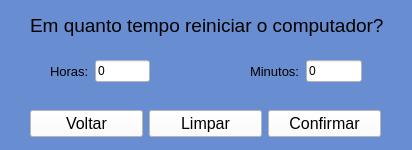
<?xml version="1.0" encoding="UTF-8"?>
<ui version="4.0">
 <class>MainWindow</class>
 <widget class="QMainWindow" name="MainWindow">
  <property name="geometry">
   <rect>
    <x>0</x>
    <y>0</y>
    <width>412</width>
    <height>150</height>
   </rect>
  </property>
  <property name="minimumSize">
   <size>
    <width>412</width>
    <height>150</height>
   </size>
  </property>
  <property name="maximumSize">
   <size>
    <width>412</width>
    <height>150</height>
   </size>
  </property>
  <property name="windowTitle">
   <string>Reiniciamento</string>
  </property>
  <property name="windowIcon">
   <iconset>
    <normaloff>systemshutdown_103390.ico</normaloff>systemshutdown_103390.ico</iconset>
  </property>
  <property name="styleSheet">
   <string notr="true">background-color: rgb(104, 141, 208);</string>
  </property>
  <widget class="QWidget" name="centralwidget">
   <widget class="QLabel" name="label">
    <property name="geometry">
     <rect>
      <x>30</x>
      <y>10</y>
      <width>361</width>
      <height>31</height>
     </rect>
    </property>
    <property name="font">
     <font>
      <family>Arial</family>
      <pointsize>14</pointsize>
     </font>
    </property>
    <property name="text">
     <string>Em quanto tempo reiniciar o computador?</string>
    </property>
   </widget>
   <widget class="QWidget" name="layoutWidget">
    <property name="geometry">
     <rect>
      <x>50</x>
      <y>60</y>
      <width>100</width>
      <height>22</height>
     </rect>
    </property>
    <layout class="QHBoxLayout" name="horizontalLayout">
     <item>
      <widget class="QLabel" name="label_2">
       <property name="font">
        <font>
         <family>Arial</family>
         <pointsize>10</pointsize>
        </font>
       </property>
       <property name="text">
        <string>Horas:</string>
       </property>
      </widget>
     </item>
     <item>
      <widget class="QLineEdit" name="lineEdit">
       <property name="styleSheet">
        <string notr="true">background-color: rgb(255, 255, 255);</string>
       </property>
       <property name="inputMask">
        <string/>
       </property>
       <property name="text">
        <string>0</string>
       </property>
      </widget>
     </item>
    </layout>
   </widget>
   <widget class="QWidget" name="layoutWidget">
    <property name="geometry">
     <rect>
      <x>250</x>
      <y>60</y>
      <width>112</width>
      <height>22</height>
     </rect>
    </property>
    <layout class="QHBoxLayout" name="horizontalLayout_2">
     <item>
      <widget class="QLabel" name="label_3">
       <property name="font">
        <font>
         <family>Arial</family>
         <pointsize>10</pointsize>
        </font>
       </property>
       <property name="text">
        <string>Minutos:</string>
       </property>
      </widget>
     </item>
     <item>
      <widget class="QLineEdit" name="lineEdit_2">
       <property name="styleSheet">
        <string notr="true">background-color: rgb(255, 255, 255);</string>
       </property>
       <property name="inputMask">
        <string/>
       </property>
       <property name="text">
        <string>0</string>
       </property>
      </widget>
     </item>
    </layout>
   </widget>
   <widget class="QWidget" name="layoutWidget">
    <property name="geometry">
     <rect>
      <x>30</x>
      <y>110</y>
      <width>351</width>
      <height>28</height>
     </rect>
    </property>
    <layout class="QHBoxLayout" name="horizontalLayout_3">
     <item>
      <widget class="QPushButton" name="pushButton_3">
       <property name="font">
        <font>
         <family>Arial</family>
         <pointsize>12</pointsize>
         <weight>50</weight>
         <bold>false</bold>
        </font>
       </property>
       <property name="styleSheet">
        <string notr="true">background-color: rgb(255, 255, 255);</string>
       </property>
       <property name="text">
        <string>Voltar</string>
       </property>
      </widget>
     </item>
     <item>
      <widget class="QPushButton" name="pushButton_2">
       <property name="font">
        <font>
         <family>Arial</family>
         <pointsize>12</pointsize>
         <weight>50</weight>
         <bold>false</bold>
        </font>
       </property>
       <property name="styleSheet">
        <string notr="true">background-color: rgb(255, 255, 255);</string>
       </property>
       <property name="text">
        <string>Limpar</string>
       </property>
      </widget>
     </item>
     <item>
      <widget class="QPushButton" name="pushButton">
       <property name="font">
        <font>
         <family>Arial</family>
         <pointsize>12</pointsize>
         <weight>50</weight>
         <bold>false</bold>
        </font>
       </property>
       <property name="styleSheet">
        <string notr="true">background-color: rgb(255, 255, 255);</string>
       </property>
       <property name="text">
        <string>Confirmar</string>
       </property>
      </widget>
     </item>
    </layout>
   </widget>
  </widget>
 </widget>
 <resources/>
 <connections/>
</ui>
